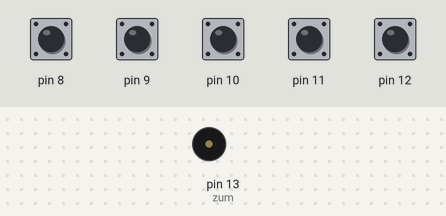
Simulated run of this sketch. Board: Arduino Uno, built with avr-gcc and run on an emulated ATmega328P. Shown: buzzer (waves = sounding). The inputs (shaded band) are chosen by the test bench; at power-on: pin 8–12 HIGH.

Above: at 1.2 s.
1.3 s: pin 8 pulled LOW for 0.15 s
At 1.37 s:
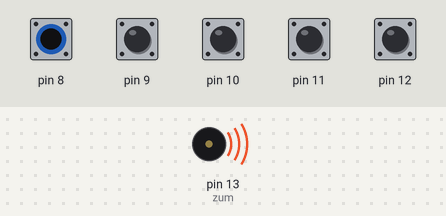
Timing chart, 0 to 4.3 s (numbered marks = the images above; inputs shaded):
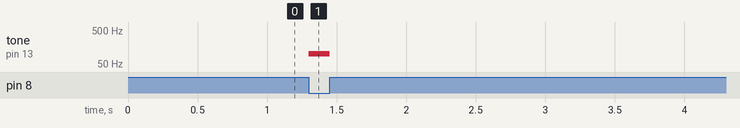

Measured:
- after the input at 1.3 s, tone on pin 13 (zum): silent → 100 Hz at once, → silent 0.15 s later

The sketch:

pianino.ino
```cpp
const int n_button = 5;
const int first_button = 8;
int button[n_button] = {0};
const int zum = 13;

void setup() {
  for (int i = 0; i < n_button; i++) {
    button[i] = first_button+i;
    pinMode(button[i],INPUT_PULLUP);
  }
}

void loop() {
  int n = button_read();
  if (n) tone(zum,n);
  else noTone(zum);
}

int button_read() {
  int n = 0;
  for (int i = 0; i < n_button; i++) {
    n+=!digitalRead(button[i])*(i+1)*100;
  }
  return n;
}
```
